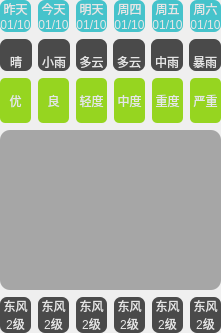
      <widget class="QWidget" name="widget_04" native="true">
       <layout class="QVBoxLayout" name="verticalLayout_3" stretch="0,0,0,0,0">
        <property name="spacing">
         <number>7</number>
        </property>
        <property name="leftMargin">
         <number>0</number>
        </property>
        <property name="topMargin">
         <number>0</number>
        </property>
        <property name="rightMargin">
         <number>0</number>
        </property>
        <property name="bottomMargin">
         <number>0</number>
        </property>
        <item>
         <widget class="QWidget" name="widget_0401" native="true">
          <layout class="QGridLayout" name="gridLayout_8">
           <property name="leftMargin">
            <number>0</number>
           </property>
           <property name="topMargin">
            <number>0</number>
           </property>
           <property name="rightMargin">
            <number>0</number>
           </property>
           <property name="bottomMargin">
            <number>0</number>
           </property>
           <property name="horizontalSpacing">
            <number>7</number>
           </property>
           <property name="verticalSpacing">
            <number>0</number>
           </property>
           <item row="0" column="0">
            <widget class="QLabel" name="lblWeek0">
             <property name="styleSheet">
              <string notr="true">border-radius: 7px;
color:rgb(230,230,230);
background-color: rgb(70, 195, 203);
border-bottom-right-radius:0px;
border-bottom-left-radius:0px;</string>
             </property>
             <property name="text">
              <string>昨天</string>
             </property>
             <property name="alignment">
              <set>Qt::AlignCenter</set>
             </property>
            </widget>
           </item>
           <item row="0" column="1">
            <widget class="QLabel" name="lblWeek1">
             <property name="styleSheet">
              <string notr="true">border-radius: 7px;
color:rgb(230,230,230);
background-color: rgb(70, 195, 203);
border-bottom-right-radius:0px;
border-bottom-left-radius:0px;</string>
             </property>
             <property name="text">
              <string>今天</string>
             </property>
             <property name="alignment">
              <set>Qt::AlignCenter</set>
             </property>
            </widget>
           </item>
           <item row="0" column="2">
            <widget class="QLabel" name="lblWeek2">
             <property name="styleSheet">
              <string notr="true">border-radius: 7px;
color:rgb(230,230,230);
background-color: rgb(70, 195, 203);
border-bottom-right-radius:0px;
border-bottom-left-radius:0px;</string>
             </property>
             <property name="text">
              <string>明天</string>
             </property>
             <property name="alignment">
              <set>Qt::AlignCenter</set>
             </property>
            </widget>
           </item>
           <item row="0" column="3">
            <widget class="QLabel" name="lblWeek3">
             <property name="styleSheet">
              <string notr="true">border-radius: 7px;
color:rgb(230,230,230);
background-color: rgb(70, 195, 203);
border-bottom-right-radius:0px;
border-bottom-left-radius:0px;</string>
             </property>
             <property name="text">
              <string>周四</string>
             </property>
             <property name="alignment">
              <set>Qt::AlignCenter</set>
             </property>
            </widget>
           </item>
           <item row="0" column="4">
            <widget class="QLabel" name="lblWeek4">
             <property name="styleSheet">
              <string notr="true">border-radius: 7px;
color:rgb(230,230,230);
background-color: rgb(70, 195, 203);
border-bottom-right-radius:0px;
border-bottom-left-radius:0px;</string>
             </property>
             <property name="text">
              <string>周五</string>
             </property>
             <property name="alignment">
              <set>Qt::AlignCenter</set>
             </property>
            </widget>
           </item>
           <item row="0" column="5">
            <widget class="QLabel" name="lblWeek5">
             <property name="styleSheet">
              <string notr="true">border-radius: 7px;
color:rgb(230,230,230);
background-color: rgb(70, 195, 203);
border-bottom-right-radius:0px;
border-bottom-left-radius:0px;</string>
             </property>
             <property name="text">
              <string>周六</string>
             </property>
             <property name="alignment">
              <set>Qt::AlignCenter</set>
             </property>
            </widget>
           </item>
           <item row="1" column="0">
            <widget class="QLabel" name="lblDay0">
             <property name="styleSheet">
              <string notr="true">color:rgb(230,230,230);
background-color: rgb(70, 195, 203);
border-radius: 7px;
border-top-right-radius:0px;
border-top-left-radius:0px;</string>
             </property>
             <property name="text">
              <string>01/10</string>
             </property>
             <property name="alignment">
              <set>Qt::AlignCenter</set>
             </property>
            </widget>
           </item>
           <item row="1" column="1">
            <widget class="QLabel" name="lblDay1">
             <property name="styleSheet">
              <string notr="true">color:rgb(230,230,230);
background-color: rgb(70, 195, 203);
border-radius: 7px;
border-top-right-radius:0px;
border-top-left-radius:0px;</string>
             </property>
             <property name="text">
              <string>01/10</string>
             </property>
             <property name="alignment">
              <set>Qt::AlignCenter</set>
             </property>
            </widget>
           </item>
           <item row="1" column="2">
            <widget class="QLabel" name="lblDay2">
             <property name="styleSheet">
              <string notr="true">color:rgb(230,230,230);
background-color: rgb(70, 195, 203);
border-radius: 7px;
border-top-right-radius:0px;
border-top-left-radius:0px;</string>
             </property>
             <property name="text">
              <string>01/10</string>
             </property>
             <property name="alignment">
              <set>Qt::AlignCenter</set>
             </property>
            </widget>
           </item>
           <item row="1" column="3">
            <widget class="QLabel" name="lblDay3">
             <property name="styleSheet">
              <string notr="true">color:rgb(230,230,230);
background-color: rgb(70, 195, 203);
border-radius: 7px;
border-top-right-radius:0px;
border-top-left-radius:0px;</string>
             </property>
             <property name="text">
              <string>01/10</string>
             </property>
             <property name="alignment">
              <set>Qt::AlignCenter</set>
             </property>
            </widget>
           </item>
           <item row="1" column="4">
            <widget class="QLabel" name="lblDay4">
             <property name="styleSheet">
              <string notr="true">color:rgb(230,230,230);
background-color: rgb(70, 195, 203);
border-radius: 7px;
border-top-right-radius:0px;
border-top-left-radius:0px;</string>
             </property>
             <property name="text">
              <string>01/10</string>
             </property>
             <property name="alignment">
              <set>Qt::AlignCenter</set>
             </property>
            </widget>
           </item>
           <item row="1" column="5">
            <widget class="QLabel" name="lblDay5">
             <property name="styleSheet">
              <string notr="true">color:rgb(230,230,230);
background-color: rgb(70, 195, 203);
border-radius: 7px;
border-top-right-radius:0px;
border-top-left-radius:0px;</string>
             </property>
             <property name="text">
              <string>01/10</string>
             </property>
             <property name="alignment">
              <set>Qt::AlignCenter</set>
             </property>
            </widget>
           </item>
          </layout>
         </widget>
        </item>
        <item>
         <widget class="QWidget" name="widget_0402" native="true">
          <property name="styleSheet">
           <string notr="true"/>
          </property>
          <layout class="QGridLayout" name="gridLayout_2">
           <property name="leftMargin">
            <number>0</number>
           </property>
           <property name="topMargin">
            <number>0</number>
           </property>
           <property name="rightMargin">
            <number>0</number>
           </property>
           <property name="bottomMargin">
            <number>0</number>
           </property>
           <property name="horizontalSpacing">
            <number>6</number>
           </property>
           <property name="verticalSpacing">
            <number>0</number>
           </property>
           <item row="0" column="0">
            <widget class="QLabel" name="lblTypeIcon0">
             <property name="minimumSize">
              <size>
               <width>0</width>
               <height>0</height>
              </size>
             </property>
             <property name="maximumSize">
              <size>
               <width>1000</width>
               <height>1000</height>
              </size>
             </property>
             <property name="styleSheet">
              <string notr="true">border-radius: 7px;
color:rgb(230,230,230);
background-color: rgb(74, 74, 74);
border-bottom-right-radius:0px;
border-bottom-left-radius:0px;</string>
             </property>
             <property name="text">
              <string/>
             </property>
             <property name="pixmap">
              <pixmap resource="res.qrc">:/res/type/Qing.png</pixmap>
             </property>
             <property name="scaledContents">
              <bool>true</bool>
             </property>
            </widget>
           </item>
           <item row="0" column="1">
            <widget class="QLabel" name="lblTypeIcon1">
             <property name="styleSheet">
              <string notr="true">border-radius: 7px;
color:rgb(230,230,230);
background-color: rgb(74, 74, 74);
border-bottom-right-radius:0px;
border-bottom-left-radius:0px;</string>
             </property>
             <property name="text">
              <string/>
             </property>
             <property name="pixmap">
              <pixmap resource="res.qrc">:/res/type/Yu.png</pixmap>
             </property>
             <property name="scaledContents">
              <bool>true</bool>
             </property>
            </widget>
           </item>
           <item row="0" column="2">
            <widget class="QLabel" name="lblTypeIcon2">
             <property name="styleSheet">
              <string notr="true">border-radius: 7px;
color:rgb(230,230,230);
background-color: rgb(74, 74, 74);
border-bottom-right-radius:0px;
border-bottom-left-radius:0px;</string>
             </property>
             <property name="text">
              <string/>
             </property>
             <property name="pixmap">
              <pixmap resource="res.qrc">:/res/type/DuoYun.png</pixmap>
             </property>
             <property name="scaledContents">
              <bool>true</bool>
             </property>
            </widget>
           </item>
           <item row="0" column="3">
            <widget class="QLabel" name="lblTypeIcon3">
             <property name="styleSheet">
              <string notr="true">border-radius: 7px;
color:rgb(230,230,230);
background-color: rgb(74, 74, 74);
border-bottom-right-radius:0px;
border-bottom-left-radius:0px;</string>
             </property>
             <property name="text">
              <string/>
             </property>
             <property name="pixmap">
              <pixmap resource="res.qrc">:/res/type/DuoYun.png</pixmap>
             </property>
             <property name="scaledContents">
              <bool>true</bool>
             </property>
            </widget>
           </item>
           <item row="0" column="4">
            <widget class="QLabel" name="lblTypeIcon4">
             <property name="styleSheet">
              <string notr="true">border-radius: 7px;
color:rgb(230,230,230);
background-color: rgb(74, 74, 74);
border-bottom-right-radius:0px;
border-bottom-left-radius:0px;</string>
             </property>
             <property name="text">
              <string/>
             </property>
             <property name="pixmap">
              <pixmap resource="res.qrc">:/res/type/ZhongYu.png</pixmap>
             </property>
             <property name="scaledContents">
              <bool>true</bool>
             </property>
            </widget>
           </item>
           <item row="0" column="5">
            <widget class="QLabel" name="lblTypeIcon5">
             <property name="styleSheet">
              <string notr="true">border-radius: 7px;
color:rgb(230,230,230);
background-color: rgb(74, 74, 74);
border-bottom-right-radius:0px;
border-bottom-left-radius:0px;</string>
             </property>
             <property name="text">
              <string/>
             </property>
             <property name="pixmap">
              <pixmap resource="res.qrc">:/res/type/BaoYu.png</pixmap>
             </property>
             <property name="scaledContents">
              <bool>true</bool>
             </property>
            </widget>
           </item>
           <item row="1" column="0">
            <widget class="QLabel" name="lblType0">
             <property name="styleSheet">
              <string notr="true">color:rgb(230,230,230);
background-color: rgb(74, 74, 74);
border-radius: 7px;
border-top-right-radius:0px;
border-top-left-radius:0px;</string>
             </property>
             <property name="text">
              <string>晴</string>
             </property>
             <property name="alignment">
              <set>Qt::AlignCenter</set>
             </property>
            </widget>
           </item>
           <item row="1" column="1">
            <widget class="QLabel" name="lblType1">
             <property name="styleSheet">
              <string notr="true">color:rgb(230,230,230);
background-color: rgb(74, 74, 74);
border-radius: 7px;
border-top-right-radius:0px;
border-top-left-radius:0px;</string>
             </property>
             <property name="text">
              <string>小雨</string>
             </property>
             <property name="alignment">
              <set>Qt::AlignCenter</set>
             </property>
            </widget>
           </item>
           <item row="1" column="2">
            <widget class="QLabel" name="lblType2">
             <property name="styleSheet">
              <string notr="true">color:rgb(230,230,230);
background-color: rgb(74, 74, 74);
border-radius: 7px;
border-top-right-radius:0px;
border-top-left-radius:0px;</string>
             </property>
             <property name="text">
              <string>多云</string>
             </property>
             <property name="alignment">
              <set>Qt::AlignCenter</set>
             </property>
            </widget>
           </item>
           <item row="1" column="3">
            <widget class="QLabel" name="lblType3">
             <property name="styleSheet">
              <string notr="true">color:rgb(230,230,230);
background-color: rgb(74, 74, 74);
border-radius: 7px;
border-top-right-radius:0px;
border-top-left-radius:0px;</string>
             </property>
             <property name="text">
              <string>多云</string>
             </property>
             <property name="alignment">
              <set>Qt::AlignCenter</set>
             </property>
            </widget>
           </item>
           <item row="1" column="4">
            <widget class="QLabel" name="lblType4">
             <property name="styleSheet">
              <string notr="true">color:rgb(230,230,230);
background-color: rgb(74, 74, 74);
border-radius: 7px;
border-top-right-radius:0px;
border-top-left-radius:0px;</string>
             </property>
             <property name="text">
              <string>中雨</string>
             </property>
             <property name="alignment">
              <set>Qt::AlignCenter</set>
             </property>
            </widget>
           </item>
           <item row="1" column="5">
            <widget class="QLabel" name="lblType5">
             <property name="styleSheet">
              <string notr="true">color:rgb(230,230,230);
background-color: rgb(74, 74, 74);
border-radius: 7px;
border-top-right-radius:0px;
border-top-left-radius:0px;</string>
             </property>
             <property name="text">
              <string>暴雨</string>
             </property>
             <property name="alignment">
              <set>Qt::AlignCenter</set>
             </property>
            </widget>
           </item>
          </layout>
         </widget>
        </item>
        <item>
         <widget class="QWidget" name="widget_0403" native="true">
          <layout class="QHBoxLayout" name="horizontalLayout_13">
           <property name="spacing">
            <number>7</number>
           </property>
           <property name="leftMargin">
            <number>0</number>
           </property>
           <property name="topMargin">
            <number>0</number>
           </property>
           <property name="rightMargin">
            <number>0</number>
           </property>
           <property name="bottomMargin">
            <number>0</number>
           </property>
           <item>
            <widget class="QLabel" name="lblRank0">
             <property name="minimumSize">
              <size>
               <width>0</width>
               <height>45</height>
              </size>
             </property>
             <property name="styleSheet">
              <string notr="true">color: rgb(230, 230, 230);
background-color: rgb(150, 213, 32);
border-radius: 5px;</string>
             </property>
             <property name="text">
              <string>优</string>
             </property>
             <property name="alignment">
              <set>Qt::AlignCenter</set>
             </property>
            </widget>
           </item>
           <item>
            <widget class="QLabel" name="lblRank1">
             <property name="styleSheet">
              <string notr="true">color: rgb(230, 230, 230);
background-color: rgb(150, 213, 32);
border-radius: 5px;</string>
             </property>
             <property name="text">
              <string>良</string>
             </property>
             <property name="alignment">
              <set>Qt::AlignCenter</set>
             </property>
            </widget>
           </item>
           <item>
            <widget class="QLabel" name="lblRank2">
             <property name="styleSheet">
              <string notr="true">color: rgb(230, 230, 230);
background-color: rgb(150, 213, 32);
border-radius: 5px;</string>
             </property>
             <property name="text">
              <string>轻度</string>
             </property>
             <property name="alignment">
              <set>Qt::AlignCenter</set>
             </property>
            </widget>
           </item>
           <item>
            <widget class="QLabel" name="lblRank3">
             <property name="styleSheet">
              <string notr="true">color: rgb(230, 230, 230);
background-color: rgb(150, 213, 32);
border-radius: 5px;</string>
             </property>
             <property name="text">
              <string>中度</string>
             </property>
             <property name="alignment">
              <set>Qt::AlignCenter</set>
             </property>
            </widget>
           </item>
           <item>
            <widget class="QLabel" name="lblRank4">
             <property name="styleSheet">
              <string notr="true">color: rgb(230, 230, 230);
background-color: rgb(150, 213, 32);
border-radius: 5px;</string>
             </property>
             <property name="text">
              <string>重度</string>
             </property>
             <property name="alignment">
              <set>Qt::AlignCenter</set>
             </property>
            </widget>
           </item>
           <item>
            <widget class="QLabel" name="lblRank5">
             <property name="styleSheet">
              <string notr="true">color: rgb(230, 230, 230);
background-color: rgb(150, 213, 32);
border-radius: 5px;</string>
             </property>
             <property name="text">
              <string>严重</string>
             </property>
             <property name="alignment">
              <set>Qt::AlignCenter</set>
             </property>
            </widget>
           </item>
          </layout>
         </widget>
        </item>
        <item>
         <layout class="QVBoxLayout" name="verticalLayout_6">
          <property name="spacing">
           <number>0</number>
          </property>
          <item>
           <widget class="QWidget" name="widget_0404" native="true">
            <property name="minimumSize">
             <size>
              <width>0</width>
              <height>80</height>
             </size>
            </property>
            <property name="styleSheet">
             <string notr="true">background-color: rgb(166, 166, 166);
border-radius: 10px;
border-bottom-right-radius:0px;
border-bottom-left-radius:0px;</string>
            </property>
           </widget>
          </item>
          <item>
           <widget class="QWidget" name="widget_0405" native="true">
            <property name="minimumSize">
             <size>
              <width>0</width>
              <height>80</height>
             </size>
            </property>
            <property name="styleSheet">
             <string notr="true">background-color: rgb(166, 166, 166);
border-radius: 10px;
border-top-right-radius:0px;
border-top-left-radius:0px;</string>
            </property>
           </widget>
          </item>
         </layout>
        </item>
        <item>
         <widget class="QWidget" name="widget_05" native="true">
          <layout class="QGridLayout" name="gridLayout">
           <property name="leftMargin">
            <number>0</number>
           </property>
           <property name="topMargin">
            <number>0</number>
           </property>
           <property name="rightMargin">
            <number>0</number>
           </property>
           <property name="bottomMargin">
            <number>0</number>
           </property>
           <property name="horizontalSpacing">
            <number>7</number>
           </property>
           <property name="verticalSpacing">
            <number>0</number>
           </property>
           <item row="1" column="5">
            <widget class="QLabel" name="lblwindNum5">
             <property name="styleSheet">
              <string notr="true">color:rgb(230,230,230);
background-color: rgb(74, 74, 74);
border-radius: 7px;
border-top-right-radius:0px;
border-top-left-radius:0px;</string>
             </property>
             <property name="text">
              <string>2级</string>
             </property>
             <property name="alignment">
              <set>Qt::AlignCenter</set>
             </property>
            </widget>
           </item>
           <item row="1" column="3">
            <widget class="QLabel" name="lblwindNum3">
             <property name="styleSheet">
              <string notr="true">color:rgb(230,230,230);
background-color: rgb(74, 74, 74);
border-radius: 7px;
border-top-right-radius:0px;
border-top-left-radius:0px;</string>
             </property>
             <property name="text">
              <string>2级</string>
             </property>
             <property name="alignment">
              <set>Qt::AlignCenter</set>
             </property>
            </widget>
           </item>
           <item row="1" column="0">
            <widget class="QLabel" name="lblwindNum0">
             <property name="styleSheet">
              <string notr="true">color:rgb(230,230,230);
background-color: rgb(74, 74, 74);
border-radius: 7px;
border-top-right-radius:0px;
border-top-left-radius:0px;</string>
             </property>
             <property name="text">
              <string>2级</string>
             </property>
             <property name="alignment">
              <set>Qt::AlignCenter</set>
             </property>
            </widget>
           </item>
           <item row="0" column="5">
            <widget class="QLabel" name="lblwind5">
             <property name="styleSheet">
              <string notr="true">border-radius: 7px;
color:rgb(230,230,230);
background-color: rgb(74, 74, 74);
border-bottom-right-radius:0px;
border-bottom-left-radius:0px;</string>
             </property>
             <property name="text">
              <string>东风</string>
             </property>
             <property name="alignment">
              <set>Qt::AlignCenter</set>
             </property>
            </widget>
           </item>
           <item row="0" column="4">
            <widget class="QLabel" name="lblwind4">
             <property name="styleSheet">
              <string notr="true">border-radius: 7px;
color:rgb(230,230,230);
background-color: rgb(74, 74, 74);
border-bottom-right-radius:0px;
border-bottom-left-radius:0px;</string>
             </property>
             <property name="text">
              <string>东风</string>
             </property>
             <property name="alignment">
              <set>Qt::AlignCenter</set>
             </property>
            </widget>
           </item>
           <item row="0" column="2">
            <widget class="QLabel" name="lblwind2">
             <property name="styleSheet">
              <string notr="true">border-radius: 7px;
color:rgb(230,230,230);
background-color: rgb(74, 74, 74);
border-bottom-right-radius:0px;
border-bottom-left-radius:0px;</string>
             </property>
             <property name="text">
              <string>东风</string>
             </property>
             <property name="alignment">
              <set>Qt::AlignCenter</set>
             </property>
            </widget>
           </item>
           <item row="1" column="4">
            <widget class="QLabel" name="lblwindNum4">
             <property name="styleSheet">
              <string notr="true">color:rgb(230,230,230);
background-color: rgb(74, 74, 74);
border-radius: 7px;
border-top-right-radius:0px;
border-top-left-radius:0px;</string>
             </property>
             <property name="text">
              <string>2级</string>
             </property>
             <property name="alignment">
              <set>Qt::AlignCenter</set>
             </property>
            </widget>
           </item>
           <item row="0" column="0">
            <widget class="QLabel" name="lblwind0">
             <property name="styleSheet">
              <string notr="true">border-radius: 7px;
color:rgb(230,230,230);
background-color: rgb(74, 74, 74);
border-bottom-right-radius:0px;
border-bottom-left-radius:0px;</string>
             </property>
             <property name="text">
              <string>东风</string>
             </property>
             <property name="alignment">
              <set>Qt::AlignCenter</set>
             </property>
            </widget>
           </item>
           <item row="1" column="1">
            <widget class="QLabel" name="lblwindNum1">
             <property name="styleSheet">
              <string notr="true">color:rgb(230,230,230);
background-color: rgb(74, 74, 74);
border-radius: 7px;
border-top-right-radius:0px;
border-top-left-radius:0px;</string>
             </property>
             <property name="text">
              <string>2级</string>
             </property>
             <property name="alignment">
              <set>Qt::AlignCenter</set>
             </property>
            </widget>
           </item>
           <item row="0" column="3">
            <widget class="QLabel" name="lblwind3">
             <property name="styleSheet">
              <string notr="true">border-radius: 7px;
color:rgb(230,230,230);
background-color: rgb(74, 74, 74);
border-bottom-right-radius:0px;
border-bottom-left-radius:0px;</string>
             </property>
             <property name="text">
              <string>东风</string>
             </property>
             <property name="alignment">
              <set>Qt::AlignCenter</set>
             </property>
            </widget>
           </item>
           <item row="1" column="2">
            <widget class="QLabel" name="lblwindNum2">
             <property name="styleSheet">
              <string notr="true">color:rgb(230,230,230);
background-color: rgb(74, 74, 74);
border-radius: 7px;
border-top-right-radius:0px;
border-top-left-radius:0px;</string>
             </property>
             <property name="text">
              <string>2级</string>
             </property>
             <property name="alignment">
              <set>Qt::AlignCenter</set>
             </property>
            </widget>
           </item>
           <item row="0" column="1">
            <widget class="QLabel" name="lblwind1">
             <property name="styleSheet">
              <string notr="true">border-radius: 7px;
color:rgb(230,230,230);
background-color: rgb(74, 74, 74);
border-bottom-right-radius:0px;
border-bottom-left-radius:0px;</string>
             </property>
             <property name="text">
              <string>东风</string>
             </property>
             <property name="alignment">
              <set>Qt::AlignCenter</set>
             </property>
            </widget>
           </item>
          </layout>
         </widget>
        </item>
       </layout>
      </widget>
